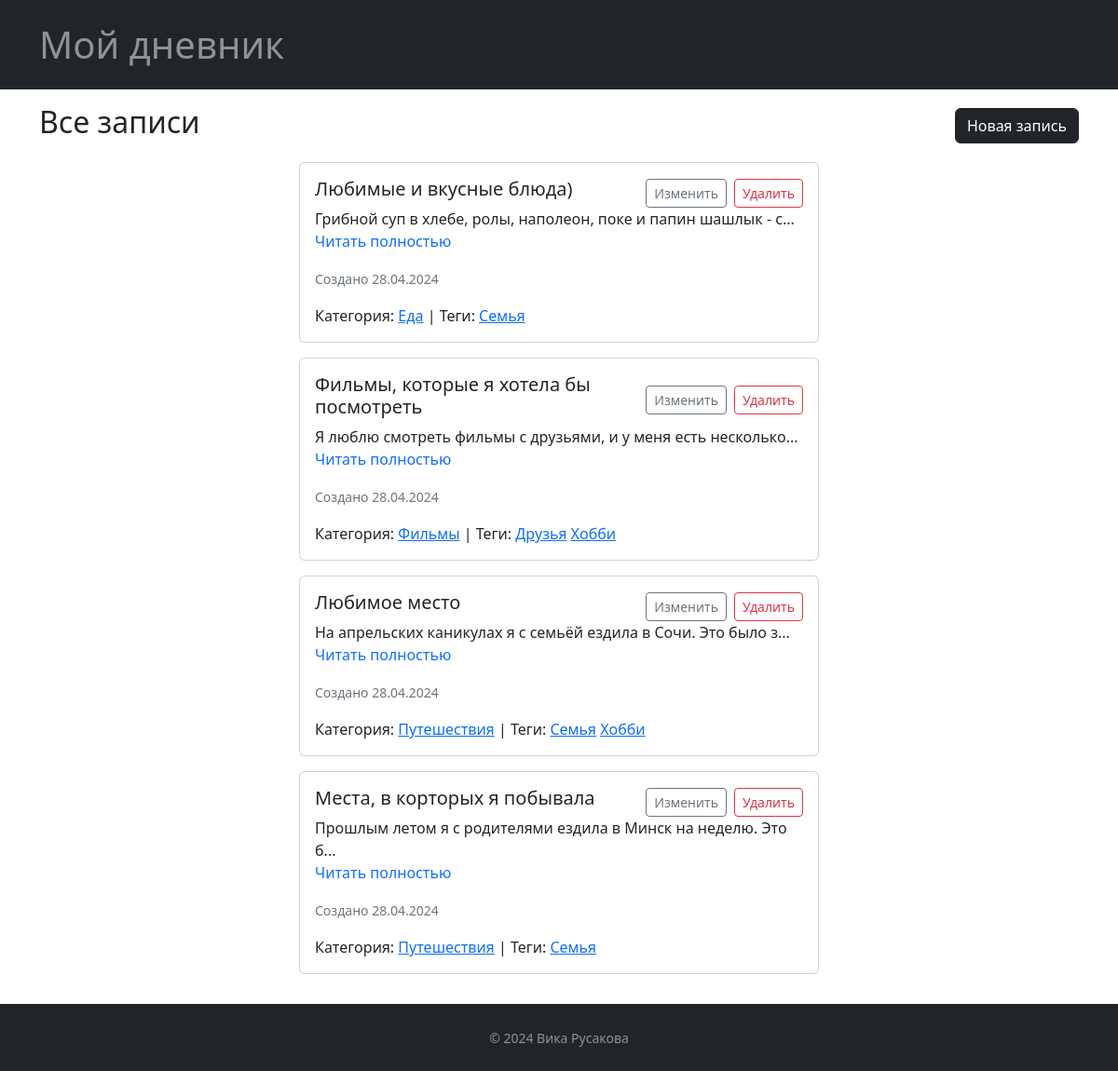
The page / on the database its author committed.
### models.py (models this page shows, shortened)
class Post(db.Model):
    id = db.Column(db.Integer, primary_key=True)
    title = db.Column(db.String(100), nullable=False)
    content = db.Column(db.Text, nullable=False)
    date = db.Column(db.DateTime, nullable=False, default=datetime.utcnow)
    category_id = db.Column(db.Integer, db.ForeignKey('category.id'), nullable=False)
    @classmethod
    def newest_first(cls):
        return cls.query.order_by(cls.date.desc())

class Category(db.Model):
    id = db.Column(db.Integer, primary_key=True)
    name = db.Column(db.String(50), unique=True, nullable=False)
    posts = db.relationship('Post', backref='category', lazy=True)

class Tag(db.Model):
    id = db.Column(db.Integer, primary_key=True)
    name = db.Column(db.String(50), unique=True, nullable=False)
    posts = db.relationship('Post', secondary='post_tag', backref='tags', lazy=True)

### app.py (the view)
@app.route('/')
def index():
    posts = Post.newest_first().all()
    return render_template('index.html', posts=posts, page_title='Все записи')

### templates/index.html
{% extends 'base.html' %}
{% block content %}
  <div class="d-flex justify-content-between align-items-center mb-3">
    <h2>{{ page_title }}</h2>
    <a href="{{ url_for('new_post') }}" class="btn btn-dark">Новая запись</a>
  </div>
  <div class="col-6 mx-auto">
  {% for post in posts %}
    <div class="card my-3">
      <div class="card-body">
        <div class="d-flex justify-content-between align-items-center">
          <h5 class="card-title">{{ post.title }}</h5>
          <div class="d-flex">
            <a href="{{ url_for('edit_post', post_id=post.id) }}" class="btn btn-sm btn-outline-secondary me-2">Изменить</a>
            <a href="{{ url_for('delete_post', post_id=post.id) }}" class="btn btn-sm btn-outline-danger">Удалить</a>
          </div>
        </div>
        <p class="card-text">{{ post.content[:60] }}... <br/> <a href="{{ url_for('post', post_id=post.id) }}" class="text-decoration-none">Читать полностью</a></p>
        <p class="card-text"><small class="text-muted">Создано {{ post.date.strftime('%d.%m.%Y') }}</small></p>
        <p class="card-text">
          Категория: <a href="{{ url_for('category', category_id=post.category.id) }}">{{ post.category.name }}</a>
          | Теги: {% for tag in post.tags %}
                   <a href="{{ url_for('tag', tag_id=tag.id) }}">{{ tag.name }}</a>
                  {% endfor %}
        </p>
      </div>
    </div>
  {% endfor %}
</div>
{% endblock %}

### templates/base.html (shortened to what this page needs)
<!DOCTYPE html>
<html lang="ru">
<head>
    <link href="https://cdn.jsdelivr.net/npm/bootstrap@5.2.3/dist/css/bootstrap.min.css" rel="stylesheet">
    <link rel="stylesheet" href="{{ url_for('static', filename='custom.css') }}">
</head>
<body class="d-flex flex-column">
<nav class="py-4 bg-dark text-white-50 display-6">
    <div class="container">
        <a class="navbar-brand" href="/">Мой дневник</a>
    </div>
</nav>
<div id="page-content" class="container my-3">
    {% block content %}
    {% endblock %}
</div>
<footer class="flex-shrink-0 py-4 bg-dark text-white-50">
    <div class="container text-center">
      <small>&copy; 2024 Вика Русакова</small>
    </div>
</footer>
</body>
</html>

### static/custom.css (style rules this page uses)
html, body { height: 100%; }
#page-content { flex: 1 0 auto; }

### rows shown on the page
Post: title "Любимые и вкусные блюда)", content "Грибной суп в хлебе, ролы, наполеон, поке и папин шашлык - с", date "28.04.2024", category.name "Еда"
Tag: name "Семья"
Post: title "Фильмы, которые я хотела бы посмотреть", content "Я люблю смотреть фильмы с друзьями, и у меня есть несколько", date "28.04.2024", category.name "Фильмы"
Tag: name "Друзья"
Tag: name "Хобби"
Post: title "Любимое место", content "На апрельских каникулах я с семьёй ездила в Сочи. Это было з", date "28.04.2024", category.name "Путешествия"
Post: title "Места, в корторых я побывала", content "Прошлым летом я с родителями ездила в Минск на неделю. Это б", date "28.04.2024", category.name "Путешествия"

### other values the page prints
{{ page_title }} "Все записи"
